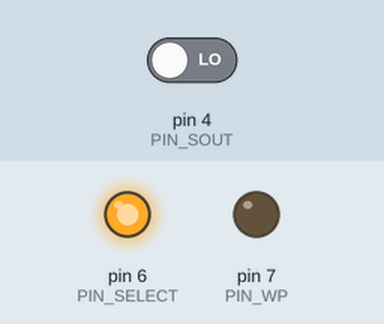
Simulated run of this sketch. Board: Arduino Uno, built with avr-gcc and run on an emulated ATmega328P. On the bench: output pins drawn as LEDs (lit = HIGH). Inputs (shaded band) come from the test bench; at power-on: pin 4 (PIN_SOUT) LOW. Pins used as bus, display or sensor lines are not drawn; what the sketch prints to the serial monitor is not drawn.

Above: at 1.1 s.
Timing chart, 0 to 2.6 s (numbered marks = the images above):
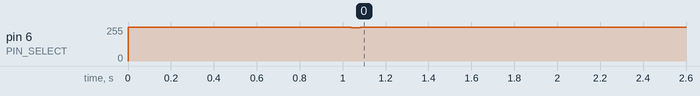

The sketch:

baremetal_EEPROM.ino
```cpp
#define PIN_SCLCK 2
#define PIN_SIN 3
#define PIN_SOUT 4
#define PIN_HOLD 5
#define PIN_SELECT 6
#define PIN_WP 7

#define inst_write 0x02
#define inst_read 0x03
#define inst_we 0x06
#define inst_wd 0x04
#define inst_regread 0x05

#define del 5

void binOut(unsigned char data, unsigned int len = 8){
  for(int i = len-1; i >= 0; i--){
    digitalWrite(PIN_SIN, (data >> i) & 0x01);
    digitalWrite(PIN_SCLCK, HIGH);
    digitalWrite(PIN_SCLCK, LOW);
    digitalWrite(PIN_SIN, LOW);
  }
}

unsigned char readEEPROM(const uint16_t address = 0){
  unsigned char data_out = 0;
  digitalWrite(PIN_SELECT, LOW);

  binOut(inst_read);
  binOut(address, 16);

  for(int i = 7; i >= 0; i--){
    unsigned char temp_val = 0;
    digitalWrite(PIN_SCLCK, HIGH);
    temp_val = (temp_val | digitalRead(PIN_SOUT)) << i;
    data_out = data_out | temp_val;
    digitalWrite(PIN_SCLCK, LOW);
  }

  digitalWrite(PIN_SELECT, HIGH);
  return(data_out);
}

unsigned char* readEEPROMBlock(const uint16_t address = 0, const uint16_t len = 1){
  unsigned char* data_block = new unsigned char[len];
  for(int i = 0; i < len; i++){
    data_block[i] = readEEPROM(address+i);
  }
  return data_block;
}

void writeEEPROM(const unsigned char data, const uint16_t address = 0){
  digitalWrite(PIN_SELECT, LOW);
  binOut(inst_we);
  digitalWrite(PIN_SELECT, HIGH);

  digitalWrite(PIN_SELECT, LOW);
  binOut(inst_write);
  binOut(address, 16);
  binOut(data);

  digitalWrite(PIN_SELECT, HIGH);
  delay(5);
}

void writeEEPROMBlock(const unsigned char* data_block, uint16_t address = 0, const uint16_t len = 1){
  for(int i = 0; i < len; i++){
    writeEEPROM(data_block[i], address+i);
  }
}

void setup() {
  pinMode(PIN_SCLCK, OUTPUT);
  pinMode(PIN_SIN, OUTPUT);
  pinMode(PIN_SOUT, INPUT);
  pinMode(PIN_SELECT, OUTPUT);
  pinMode(PIN_WP, OUTPUT);

  digitalWrite(PIN_SELECT, HIGH);
  digitalWrite(PIN_HOLD, HIGH);
  digitalWrite(PIN_SIN, LOW);
  digitalWrite(PIN_SCLCK, LOW);
  digitalWrite(PIN_WP, LOW);


  Serial.begin(57600);
  delay(1000);

  //unsigned char data_block[4] = {16, 4, 8, 9};
  //writeEEPROMBlock(data_block, 0, 4);
  unsigned char* data_read = readEEPROMBlock(0, 4);
  for(int i = 0; i < 4; i++){
    Serial.println(data_read[i]);

  }
}

void loop() {

}

void statRead(){
  digitalWrite(PIN_SELECT, LOW);

  binOut(inst_regread);

  for(int i = 0; i < 8; i++){
    digitalWrite(PIN_SCLCK, HIGH);
    Serial.print(digitalRead(PIN_SOUT));
    digitalWrite(PIN_SCLCK, LOW);
  }

  digitalWrite(PIN_SELECT, HIGH);
  Serial.println("");

}
```

Measured:
- by itself, pin 6 (PIN_SELECT): 255/255 → 248/255 at 1.0 s, → 255/255 0.04 s later
